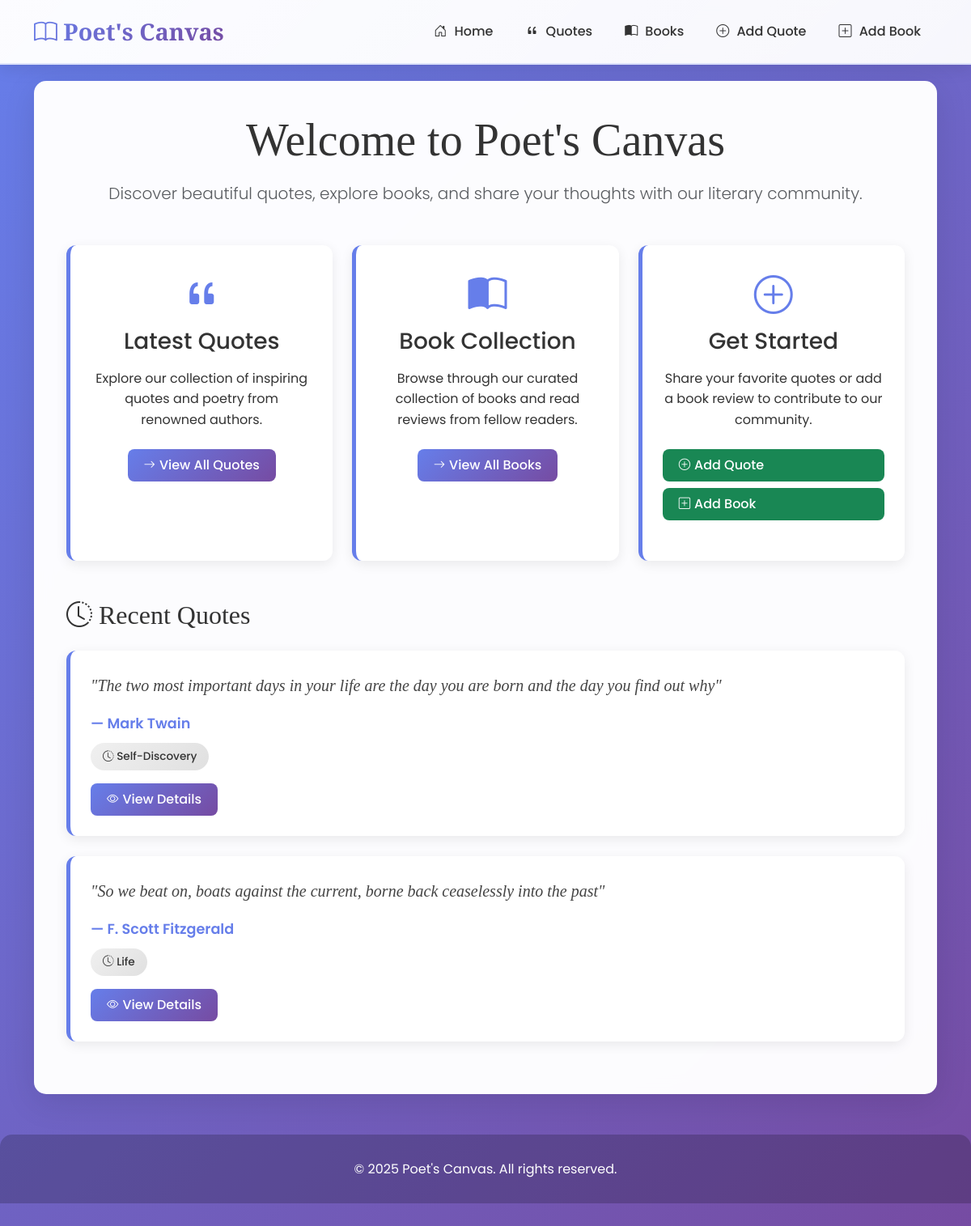
The page / on the database its author committed.
### quotes/models.py (models this page shows, shortened)
class Quote(models.Model):
    text = models.TextField()
    author = models.CharField(max_length=100)
    era = models.CharField(max_length=50, blank=True, null=True)
    author_bio_summary = models.TextField(blank=True, null=True)
    date_created = models.DateTimeField(auto_now_add=True)

### quotes/views.py (the view)
# urls.py: 2. Add a URL to urlpatterns:  path('', views.home, name='home')
def home(request):
    recent_quotes = Quote.objects.all().order_by('-date_created')[:5]
    return render(request, 'quotes/home.html', {'recent_quotes': recent_quotes})

### templates/quotes/home.html (shortened to what this page needs)
{% extends 'base.html' %}
{% block content %}
<div class="text-center mb-5">
    <h1 class="display-4 mb-3">Welcome to Poet's Canvas</h1>
    <p class="lead text-muted">
        Discover beautiful quotes, explore books, and share your thoughts with our literary community.
    </p>
</div>
<div class="row g-4 mb-5">
    <div class="col-md-4">
        <div class="quote-card text-center h-100">
            <i class="bi bi-quote" style="font-size: 3rem; color: #667eea; margin-bottom: 15px;"></i>
            <h3 class="mb-3">Latest Quotes</h3>
            <p class="mb-4">Explore our collection of inspiring quotes and poetry from renowned authors.</p>
            <a href="{% url 'quote_list' %}" class="btn btn-view btn-custom">
                <i class="bi bi-arrow-right"></i> View All Quotes
            </a>
        </div>
    </div>
    <div class="col-md-4">
        <div class="quote-card text-center h-100">
            <i class="bi bi-book-half" style="font-size: 3rem; color: #667eea; margin-bottom: 15px;"></i>
            <h3 class="mb-3">Book Collection</h3>
            <p class="mb-4">Browse through our curated collection of books and read reviews from fellow readers.</p>
            <a href="{% url 'book_list' %}" class="btn btn-view btn-custom">
                <i class="bi bi-arrow-right"></i> View All Books
            </a>
        </div>
    </div>
    <div class="col-md-4">
        <div class="quote-card text-center h-100">
            <i class="bi bi-plus-circle" style="font-size: 3rem; color: #667eea; margin-bottom: 15px;"></i>
            <h3 class="mb-3">Get Started</h3>
            <p class="mb-4">Share your favorite quotes or add a book review to contribute to our community.</p>
            <div class="d-flex flex-column gap-2">
                <a href="{% url 'quote_create' %}" class="btn btn-success btn-custom">
                    <i class="bi bi-plus-circle"></i> Add Quote
                </a>
                <a href="{% url 'book_create' %}" class="btn btn-success btn-custom">
                    <i class="bi bi-plus-square"></i> Add Book
                </a>
            </div>
        </div>
    </div>
</div>
{% if recent_quotes %}
<div class="mt-5">
    <h2 class="mb-4"><i class="bi bi-clock-history"></i> Recent Quotes</h2>
    {% for quote in recent_quotes %}
    <div class="quote-card">
        <div class="quote-text">"{{ quote.text }}"</div>
        <div class="quote-author">— {{ quote.author }}</div>
        {% if quote.era %}
        <span class="quote-era">
            <i class="bi bi-clock-history"></i> {{ quote.era }}
        </span>
        {% endif %}
        <div class="mt-3">
            <a href="{% url 'quote_detail' quote.id %}" class="btn btn-view btn-custom">
                <i class="bi bi-eye"></i> View Details
            </a>
        </div>
    </div>
    {% endfor %}
</div>
{% endif %}
{% endblock %}

### templates/base.html (style rules this page uses)
* { margin: 0; padding: 0; box-sizing: border-box; }
body { font-family: 'Poppins', sans-serif; line-height: 1.6; color: #333; background: linear-gradient(135deg, #667eea 0%, #764ba2 100%); min-height: 100vh; padding-bottom: 50px; }
.quote-card, .book-card { background: white; padding: 25px; margin-bottom: 25px; border-radius: 12px; box-shadow: 0 4px 15px rgba(0, 0, 0, 0.08); border-left: 5px solid #667eea; transition: all 0.3s ease; }
.quote-text { font-family: 'Playfair Display', serif; font-size: 1.25rem; font-style: italic; color: #444; margin-bottom: 15px; line-height: 1.8; }
.quote-author { font-size: 1.1rem; color: #667eea; font-weight: 600; }
.quote-era { display: inline-block; background: linear-gradient(135deg, #f0f0f0 0%, #e0e0e0 100%); padding: 6px 15px; border-radius: 20px; font-size: 0.85rem; margin-top: 10px; font-weight: 500; }
.btn-custom { padding: 8px 20px; border-radius: 8px; font-weight: 500; transition: all 0.3s ease; border: none; display: inline-flex; align-items: center; gap: 5px; }
.btn-custom i { font-size: 0.9rem; }
.btn-view { background: linear-gradient(135deg, #667eea 0%, #764ba2 100%); color: white; }
h1, h2 { font-family: 'Playfair Display', serif; color: #333; margin-bottom: 20px; }

### rows shown on the page
Quote: text "The two most important days in your life are the day you are born and the day you find out why", author "Mark Twain", era "Self-Discovery"
Quote: text "So we beat on, boats against the current, borne back ceaselessly into the past", author "F. Scott Fitzgerald", era "Life"
